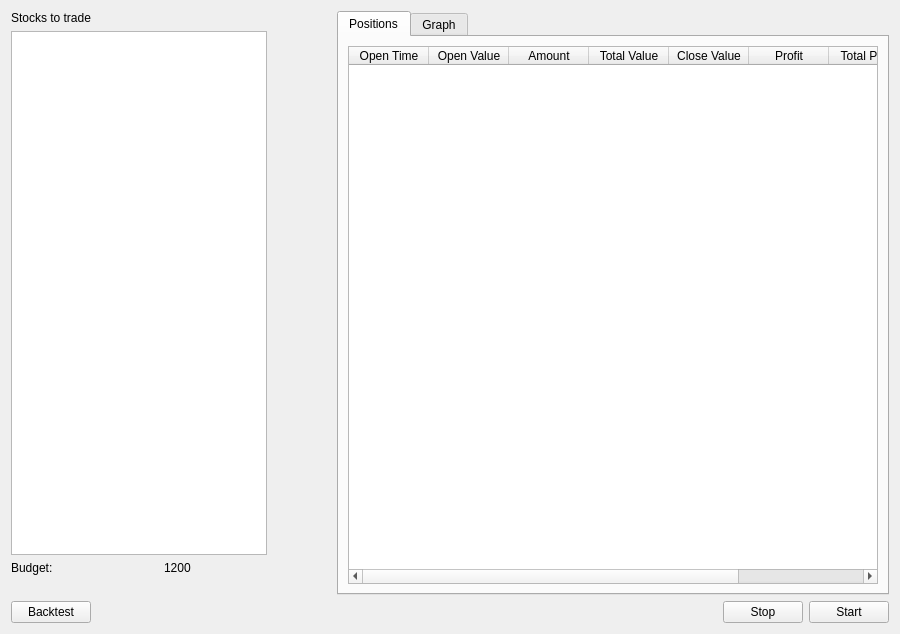
<?xml version="1.0" encoding="UTF-8"?>
<ui version="4.0">
 <class>Form</class>
 <widget class="QWidget" name="Form">
  <property name="geometry">
   <rect>
    <x>0</x>
    <y>0</y>
    <width>900</width>
    <height>634</height>
   </rect>
  </property>
  <property name="windowTitle">
   <string>Form</string>
  </property>
  <layout class="QVBoxLayout" name="verticalLayout">
   <item>
    <layout class="QHBoxLayout" name="horizontalLayout_2">
     <item>
      <layout class="QVBoxLayout" name="verticalLayout_2">
       <item>
        <widget class="QLabel" name="label">
         <property name="text">
          <string>Stocks to trade</string>
         </property>
        </widget>
       </item>
       <item>
        <widget class="QListView" name="listView">
         <property name="sizePolicy">
          <sizepolicy hsizetype="Fixed" vsizetype="Expanding">
           <horstretch>0</horstretch>
           <verstretch>0</verstretch>
          </sizepolicy>
         </property>
        </widget>
       </item>
       <item>
        <layout class="QHBoxLayout" name="horizontalLayout_3">
         <item>
          <widget class="QLabel" name="label_2">
           <property name="text">
            <string>Budget:</string>
           </property>
          </widget>
         </item>
         <item>
          <widget class="QLabel" name="label_budget">
           <property name="text">
            <string>1200</string>
           </property>
          </widget>
         </item>
        </layout>
       </item>
       <item>
        <spacer name="horizontalSpacer_2">
         <property name="orientation">
          <enum>Qt::Horizontal</enum>
         </property>
         <property name="sizeType">
          <enum>QSizePolicy::Fixed</enum>
         </property>
         <property name="sizeHint" stdset="0">
          <size>
           <width>300</width>
           <height>20</height>
          </size>
         </property>
        </spacer>
       </item>
      </layout>
     </item>
     <item>
      <spacer name="verticalSpacer">
       <property name="orientation">
        <enum>Qt::Vertical</enum>
       </property>
       <property name="sizeType">
        <enum>QSizePolicy::MinimumExpanding</enum>
       </property>
       <property name="sizeHint" stdset="0">
        <size>
         <width>20</width>
         <height>40</height>
        </size>
       </property>
      </spacer>
     </item>
     <item>
      <widget class="QTabWidget" name="tabs_stats">
       <property name="currentIndex">
        <number>0</number>
       </property>
       <widget class="QWidget" name="tab">
        <attribute name="title">
         <string>Positions</string>
        </attribute>
        <layout class="QVBoxLayout" name="verticalLayout_3">
         <item>
          <widget class="QTableWidget" name="tableWidget">
           <property name="sizePolicy">
            <sizepolicy hsizetype="MinimumExpanding" vsizetype="Preferred">
             <horstretch>0</horstretch>
             <verstretch>0</verstretch>
            </sizepolicy>
           </property>
           <attribute name="horizontalHeaderDefaultSectionSize">
            <number>80</number>
           </attribute>
           <attribute name="horizontalHeaderHighlightSections">
            <bool>true</bool>
           </attribute>
           <column>
            <property name="text">
             <string>Open Time</string>
            </property>
            <property name="font">
             <font>
              <weight>50</weight>
              <bold>false</bold>
              <kerning>true</kerning>
             </font>
            </property>
           </column>
           <column>
            <property name="text">
             <string>Open Value</string>
            </property>
           </column>
           <column>
            <property name="text">
             <string>Amount</string>
            </property>
           </column>
           <column>
            <property name="text">
             <string>Total Value</string>
            </property>
           </column>
           <column>
            <property name="text">
             <string>Close Value</string>
            </property>
           </column>
           <column>
            <property name="text">
             <string>Profit</string>
            </property>
           </column>
           <column>
            <property name="text">
             <string>Total Profit</string>
            </property>
           </column>
           <column>
            <property name="text">
             <string>Close Time</string>
            </property>
           </column>
          </widget>
         </item>
        </layout>
       </widget>
       <widget class="QWidget" name="tab_2">
        <attribute name="title">
         <string>Graph</string>
        </attribute>
       </widget>
      </widget>
     </item>
    </layout>
   </item>
   <item>
    <layout class="QHBoxLayout" name="horizontalLayout">
     <item>
      <widget class="QPushButton" name="button_backtest">
       <property name="text">
        <string>Backtest</string>
       </property>
      </widget>
     </item>
     <item>
      <spacer name="horizontalSpacer">
       <property name="orientation">
        <enum>Qt::Horizontal</enum>
       </property>
       <property name="sizeType">
        <enum>QSizePolicy::Expanding</enum>
       </property>
       <property name="sizeHint" stdset="0">
        <size>
         <width>40</width>
         <height>20</height>
        </size>
       </property>
      </spacer>
     </item>
     <item>
      <widget class="QPushButton" name="pushButton_3">
       <property name="text">
        <string>Stop</string>
       </property>
      </widget>
     </item>
     <item>
      <widget class="QPushButton" name="pushButton">
       <property name="text">
        <string>Start</string>
       </property>
      </widget>
     </item>
    </layout>
   </item>
  </layout>
 </widget>
 <resources/>
 <connections/>
</ui>
